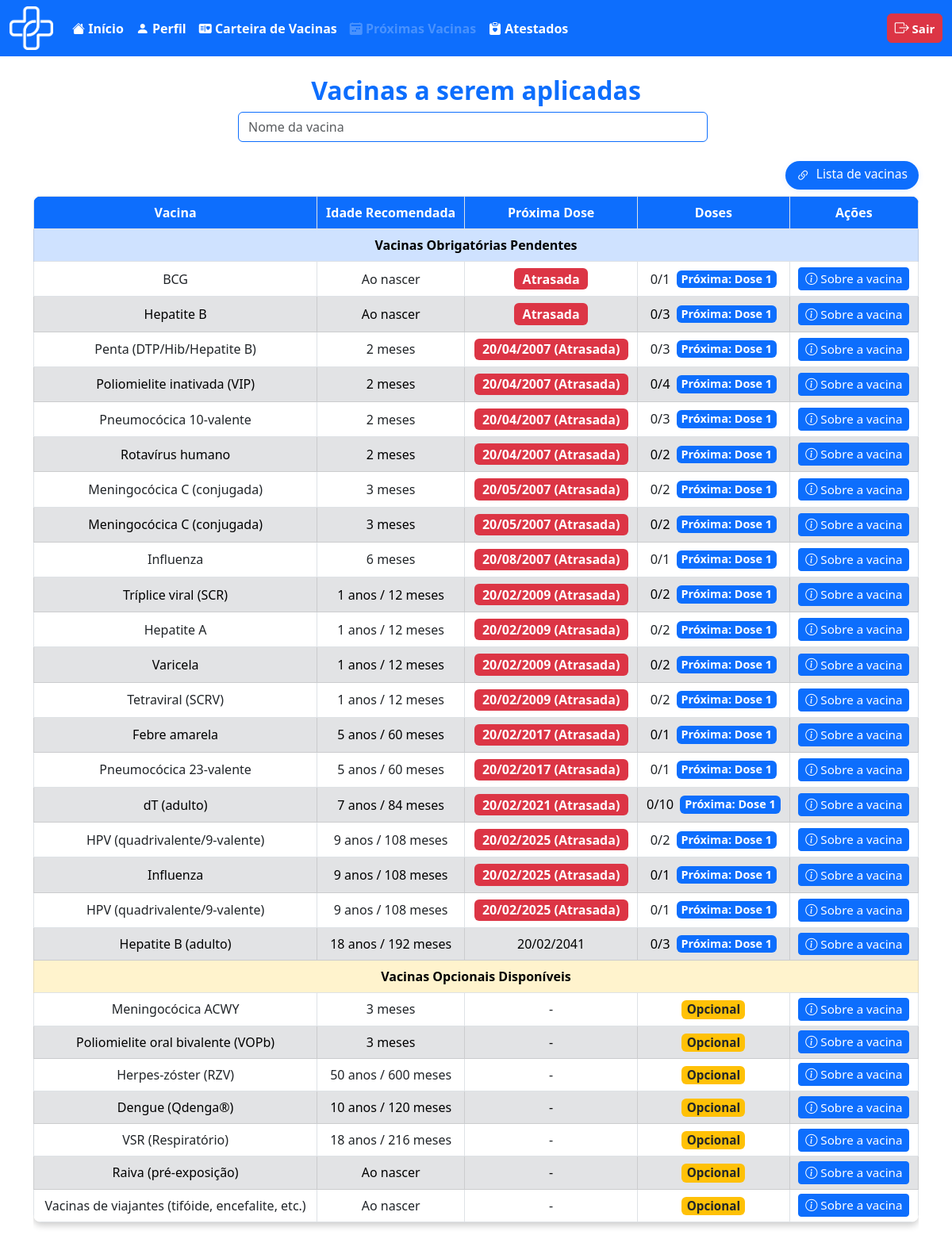
Page /usuario/proxima_vac.php (signed in) on the committed database.
### tables this page shows
CREATE TABLE `vacina` (
  `id_vaci` int(11) NOT NULL,
  `nome_vaci` varchar(100) NOT NULL,
  `fabri_vaci` varchar(100) NOT NULL,
  `lote_vaci` varchar(50) NOT NULL,
  `via_adimicao` varchar(50) NOT NULL,
  `n_dose` int(1) NOT NULL,
  `intervalo_dose` int(11) NOT NULL,
  `idade_meses_reco` smallint(6) DEFAULT NULL,
  `idade_anos_reco` smallint(6) DEFAULT NULL,
  `estoque` int(11) NOT NULL,
  `id_calendario` int(11) DEFAULT NULL
);

CREATE TABLE `calendario_vacinal` (
  `id_calendario` int(11) NOT NULL,
  `nome_vacina` varchar(100) NOT NULL,
  `doses_obrigatorias` varchar(255) NOT NULL,
  `doses_recomendadas` varchar(255) DEFAULT NULL,
  `sus` tinyint(1) NOT NULL DEFAULT 0,
  `grupo_indicado` varchar(100) DEFAULT 'Geral'
);

### usuario/proxima_vac.php (the view, shortened to what this page needs)
<?php
require_once '../outros/db_connect.php';
function calcular_proxima_dose($vacina, $aplicada, $idade_meses_usuario, $data_nascimento) {
    $doses_tomadas = $aplicada && isset($aplicada['doses_tomadas']) ? intval($aplicada['doses_tomadas']) : 0;
    $idade_anos_reco = isset($vacina['idade_anos_reco']) ? intval($vacina['idade_anos_reco']) : 0;
    $idade_meses_reco = isset($vacina['idade_meses_reco']) ? intval($vacina['idade_meses_reco']) : 0;
    $idade_recomendada_meses = $idade_anos_reco * 12 + $idade_meses_reco;
    $calcularData = function($data_nascimento, $anos, $meses) {
        $dt = new DateTime($data_nascimento);
        if ($anos > 0) $dt->add(new DateInterval('P' . $anos . 'Y'));
        if ($meses > 0) $dt->add(new DateInterval('P' . $meses . 'M'));
        return $dt->format('d/m/Y');
    };
    if ($doses_tomadas == 0) {
        if ($idade_anos_reco === 0 && $idade_meses_reco === 0) {
            if ($idade_meses_usuario > 0) {
                return ['Atrasada', true];
            }
            return ['Ao nascer', false];
        }
        if ($idade_meses_usuario >= $idade_recomendada_meses) {
            $data_prevista = $calcularData($data_nascimento, $idade_anos_reco, $idade_meses_reco);
            return [$data_prevista . ' (Atrasada)', true];
        } else {
            $data_prevista = $calcularData($data_nascimento, $idade_anos_reco, $idade_meses_reco);
            return [$data_prevista, false];
        }
    }
}
$user_id = $_SESSION['id_usuario'];
$query_user = "SELECT naci_usuario, genero_usuario FROM usuario WHERE id_usuario = ?";
$stmt_user = $conn->prepare($query_user);
$stmt_user->bind_param("i", $user_id);
$stmt_user->execute();
$result_user = $stmt_user->get_result();
$user_data = $result_user->fetch_assoc();
$vacinas_obrigatorias_pendentes = [];
$vacinas_opcionais_nao_tomadas = [];
if ($user_data) {
    $data_nascimento = $user_data['naci_usuario'];
    $genero_usuario = $user_data['genero_usuario'];
    $dt_nasc = new DateTime($data_nascimento);
    $dt_hoje = new DateTime();
    $idade_meses_usuario = $dt_hoje->diff($dt_nasc)->y * 12 + $dt_hoje->diff($dt_nasc)->m;
    $sql_vacinas = "SELECT v.*, c.sus, c.nome_vacina, c.doses_obrigatorias, c.doses_recomendadas
                    FROM vacina v
                    LEFT JOIN calendario_vacinal c ON v.id_calendario = c.id_calendario";
    $result_vacinas = $conn->query($sql_vacinas);
    $vacinas_fisicas = [];
    while ($row = $result_vacinas->fetch_assoc()) {
        $vacinas_fisicas[$row['id_vaci']] = $row;
    }
    $vacinas_aplicadas = [];
    $pesquisa = '';
    foreach ($vacinas_fisicas as $id_vaci => $vacina) {
        if ($vacina['sus'] != 1) continue;
        $n_obrig = isset($vacina['n_dose']) ? intval($vacina['n_dose']) : 0;
        if (stripos($vacina['nome_vacina'], 'gestante') !== false && $genero_usuario !== 'F') continue;
        $doses_tomadas = isset($vacinas_aplicadas[$id_vaci]) ? $vacinas_aplicadas[$id_vaci]['doses_tomadas'] : 0;
        if ($doses_tomadas < $n_obrig) {
            if ($pesquisa === '' || stripos($vacina['nome_vacina'], $pesquisa) !== false) {
                $vacina['doses_tomadas'] = $doses_tomadas;
                $vacina['n_obrig'] = $n_obrig;
                $vacinas_obrigatorias_pendentes[] = $vacina;
            }
        }
    }
    foreach ($vacinas_fisicas as $id_vaci => $vacina) {
        if ($vacina['sus'] != 0) continue;
        if (empty($vacinas_aplicadas[$id_vaci])) {
            if ($pesquisa === '' || stripos($vacina['nome_vacina'], $pesquisa) !== false) {
                $vacinas_opcionais_nao_tomadas[] = $vacina;
            }
        }
    }
}
    ?>
<!DOCTYPE html>
<html lang="pt-BR">
<head>
    <link href="https://cdn.jsdelivr.net/npm/bootstrap@5.3.0/dist/css/bootstrap.min.css" rel="stylesheet">
    <link href="https://cdn.jsdelivr.net/npm/bootstrap-icons/font/bootstrap-icons.css" rel="stylesheet">
</head>
<body>
    <nav class="navbar navbar-expand-lg bg-primary" data-bs-theme="dark">
        <div class="container-fluid">
            <div class="d-flex align-items-center">
                <img src="../img/logo_vetor.png" alt="Logo DigitalVac" width="55" height="55" class="me-3">
            </div>
            <div class="collapse navbar-collapse" id="navbarNavAltMarkup">
                <div class="navbar-nav">
                    <a class="nav-link active fs-6 fw-bold" href="telainicioU.php">
                        <i class="bi bi-house-fill"></i> Início
                    </a>
                    <a class="nav-link active fs-6 fw-bold" href="perfilU.php">
                        <i class="bi bi-person-fill"></i> Perfil
                    </a>
                    <a class="nav-link active fs-6 fw-bold" href="carteira_vac.php">
                        <i class="bi bi-postcard-heart-fill"></i> Carteira de Vacinas
                    </a>
                    <a class="nav-link disabled fs-6 fw-bold" aria-disabled="true" href="proxima_vac.php">
                        <i class="bi bi-calendar2-week-fill"></i> Próximas Vacinas
                    </a>
                    <a class="nav-link active fs-6 fw-bold" href="atestado_medico.php">
                        <i class="bi bi-clipboard-heart-fill"></i> Atestados
                    </a>
                </div>
                <ul class="navbar-nav ms-auto">
                    <li class="nav-item">
                        <a class="btn btn-danger fw-bold px-2 py-1" style="font-size: 15px; min-width: 70px;"
                            href="../outros/sair.php">
                            <i class="bi bi-box-arrow-right" style="font-size: 18px;"></i> Sair
                        </a>
                    </li>
                </ul>
            </div>
        </div>
    </nav>
    <div class="container mt-4">
        <h2 class="text-center text-primary fw-bold">Vacinas a serem aplicadas</h2>
        <div class="w-100 d-flex justify-content-center">
            <form class="d-flex position-relative" role="search" id="form-pesquisa-proxima-vacina"
                style="max-width:600px; width:100%;">
                <input class="form-control me-2 border border-primary" type="search" placeholder="Nome da vacina"
                    aria-label="Pesquisar" id="pesquisa-proxima-vacina" autocomplete="off" maxlength="50"
                    pattern="[A-Za-zÀ-ÿ\s]+">
            </form>
        </div>
        <br>
        <div class="d-flex justify-content-end align-items-center mb-2" style="width:100%;">
            <a href="https://www.gov.br/saude/pt-br/vacinacao/calendario" target="_blank" class="custom-vac-link">
                <i class="bi bi-link-45deg me-1"></i> Lista de vacinas
            </a>
        </div>
        <div class="table-responsive d-flex justify-content-center" id="tabela-proxima-vacina">
            <div style="width: 100%;">
                <table class="table table-bordered text-center w-100 mx-auto">
                    <thead>
                        <tr>
                            <th>Vacina</th>
                            <th>Idade Recomendada</th>
                            <th>Próxima Dose</th>
                            <th>Doses</th>
                            <th>Ações</th>
                        </tr>
                    </thead>
                    <tbody>
                        <tr>
                            <th colspan="5" class="table-primary text-center">Vacinas Obrigatórias Pendentes</th>
                        </tr>
                        <?php if (!empty($vacinas_obrigatorias_pendentes)): ?>
                            <?php
                            usort($vacinas_obrigatorias_pendentes, function($a, $b) use ($vacinas_aplicadas, $idade_meses_usuario, $data_nascimento) {
                                $aplicadaA = isset($vacinas_aplicadas[$a['id_vaci']]) ? $vacinas_aplicadas[$a['id_vaci']] : null;
                                $aplicadaB = isset($vacinas_aplicadas[$b['id_vaci']]) ? $vacinas_aplicadas[$b['id_vaci']] : null;
                                list($dataA, ) = calcular_proxima_dose($a, $aplicadaA, $idade_meses_usuario, $data_nascimento);
                                list($dataB, ) = calcular_proxima_dose($b, $aplicadaB, $idade_meses_usuario, $data_nascimento);
                                $dataA = preg_replace('/ \(Atrasada\)$/', '', $dataA);
                                $dataB = preg_replace('/ \(Atrasada\)$/', '', $dataB);
                                if ($dataA === 'Ao nascer') return -1;
                                if ($dataB === 'Ao nascer') return 1;
                                if ($dataA === '-') return 1;
                                if ($dataB === '-') return -1;
                                $tsA = strtotime(str_replace('/', '-', $dataA));
                                $tsB = strtotime(str_replace('/', '-', $dataB));
                                return $tsA <=> $tsB;
                            });
                            $rowIndex = 0;
                            foreach ($vacinas_obrigatorias_pendentes as $vacina):
                                $rowClass = ($rowIndex === 0) ? 'bg-white' : (($rowIndex % 2 === 1) ? 'table-secondary' : 'bg-white');
                                $proxima_dose = $vacina['doses_tomadas'] + 1;
                                $aplicada = isset($vacinas_aplicadas[$vacina['id_vaci']]) ? $vacinas_aplicadas[$vacina['id_vaci']] : null;
                                list($proxima_dose_valor, $atrasada) = calcular_proxima_dose($vacina, $aplicada, $idade_meses_usuario, $data_nascimento);
                                ?>
                                <tr class="<?php echo $rowClass; ?>" style="height:38px;">
                                    <td style="vertical-align:middle;"><?= htmlspecialchars($vacina['nome_vacina']) ?></td>
                                    <td style="vertical-align:middle; text-align:center;">
                                        <?php
                                            $idade_meses = isset($vacina['idade_meses_reco']) ? intval($vacina['idade_meses_reco']) : 0;
                                            $idade_anos = isset($vacina['idade_anos_reco']) ? intval($vacina['idade_anos_reco']) : 0;
                                            $partes = [];
                                            if ($idade_anos > 0) $partes[] = $idade_anos . " anos";
                                            if ($idade_meses > 0) $partes[] = $idade_meses . " meses";
                                            if (empty($partes)) $partes[] = "Ao nascer";
                                            echo htmlspecialchars(implode(" / ", $partes));
                                        ?>
                                    </td>
                                    <td style="vertical-align:middle; text-align:center;">
                                        <?php if ($atrasada): ?>
                                            <span class="badge bg-danger" style="font-size:1em;">
                                                <?= htmlspecialchars($proxima_dose_valor) ?>
                                            </span>
                                        <?php else: ?>
                                            <?= htmlspecialchars($proxima_dose_valor) ?>
                                        <?php endif; ?>
                                    </td>
                                    <td style="vertical-align:middle; text-align:center;">
                                        <div
                                            style="display:flex; flex-direction:row; align-items:center; justify-content:center; gap:8px; height:100%;">
                                            <span
                                                style="font-size:1.02em;"><?= $vacina['doses_tomadas'] . "/" . $vacina['n_obrig'] ?></span>
                                            <span class="badge bg-primary"
                                                style="font-size:0.90em; min-width:80px; padding:4px 6px;">
                                                Próxima: Dose <?= $proxima_dose ?>
                                            </span>
                                        </div>
                                    </td>
                                    <td style="vertical-align:middle; text-align:center; padding-top:4px; padding-bottom:4px;">
                                        <a href="ver_vacinaU.php?id_vaci=<?= urlencode($vacina['id_vaci']) ?>"
                                            class="btn btn-primary btn-sm" style="padding:2px 8px; font-size:0.95em;">
                                            <i class="bi bi-info-circle"></i> Sobre a vacina
                                        </a>
                                    </td>
                                </tr>
                                <?php $rowIndex++; endforeach; ?>
                        <?php endif; ?>
                        <tr>
                            <th colspan="5" class="table-warning text-center">Vacinas Opcionais Disponíveis</th>
                        </tr>
                        <?php if (!empty($vacinas_opcionais_nao_tomadas)): ?>
                            <?php
                            $rowIndex = 0;
                            foreach ($vacinas_opcionais_nao_tomadas as $vacina):
                                $rowClass = ($rowIndex === 0) ? 'bg-white' : (($rowIndex % 2 === 1) ? 'table-secondary' : 'bg-white');
                                ?>
                                <tr class="<?php echo $rowClass; ?>" style="height:38px;">
                                    <td style="vertical-align:middle;"><?= htmlspecialchars($vacina['nome_vacina']) ?></td>
                                    <td style="vertical-align:middle; text-align:center;">
                                        <?php
                                            $idade_meses = isset($vacina['idade_meses_reco']) ? intval($vacina['idade_meses_reco']) : 0;
                                            $idade_anos = isset($vacina['idade_anos_reco']) ? intval($vacina['idade_anos_reco']) : 0;
                                            $partes = [];
                                            if ($idade_anos > 0) $partes[] = $idade_anos . " anos";
                                            if ($idade_meses > 0) $partes[] = $idade_meses . " meses";
                                            if (empty($partes)) $partes[] = "Ao nascer";
                                            echo htmlspecialchars(implode(" / ", $partes));
                                        ?>
                                    </td>
                                    <td style="vertical-align:middle; text-align:center;">-</td>
                                    <td style="vertical-align:middle; text-align:center;">
                                        <span class="badge bg-warning text-dark" style="font-size:0.95em; min-width:80px; padding:4px 6px;">
                                            Opcional
                                        </span>
                                    </td>
                                    <td style="vertical-align:middle; text-align:center; padding-top:4px; padding-bottom:4px;">
                                        <a href="ver_vacinaU.php?id_vaci=<?= urlencode($vacina['id_vaci']) ?>"
                                            class="btn btn-primary btn-sm" style="padding:2px 8px; font-size:0.95em;">
                                            <i class="bi bi-info-circle"></i> Sobre a vacina
                                        </a>
                                    </td>
                                </tr>
                                <?php $rowIndex++; endforeach; ?>
                        <?php endif; ?>
                    </tbody>
                </table>
            </div>
        </div>
    </div>
</body>
</html>

### rows in the picture
vacina: id_calendario.nome_vacina "BCG", partes "Ao nascer", proxima_dose_valor "Atrasada", doses_tomadas "0", n_obrig "1", proxima_dose "1"
vacina: id_calendario.nome_vacina "Hepatite B", partes "Ao nascer", proxima_dose_valor "Atrasada", doses_tomadas "0", n_dose "3", proxima_dose "1"
vacina: id_calendario.nome_vacina "Penta (DTP/Hib/Hepatite B)", partes "2 meses", proxima_dose_valor "20/04/2007 (Atrasada)", idade_anos_reco "0", n_dose "3", idade_anos_reco "1"
vacina: id_calendario.nome_vacina "Poliomielite inativada (VIP)", partes "2 meses", proxima_dose_valor "20/04/2007 (Atrasada)", idade_anos_reco "0", n_dose "4", idade_anos_reco "1"
vacina: id_calendario.nome_vacina "Pneumocócica 10-valente", partes "2 meses", proxima_dose_valor "20/04/2007 (Atrasada)", idade_anos_reco "0", n_dose "3", idade_anos_reco "1"
vacina: id_calendario.nome_vacina "Rotavírus humano", partes "2 meses", proxima_dose_valor "20/04/2007 (Atrasada)", idade_anos_reco "0", n_dose "2", idade_anos_reco "1"
vacina: id_calendario.nome_vacina "Meningocócica C (conjugada)", partes "3 meses", proxima_dose_valor "20/05/2007 (Atrasada)", idade_anos_reco "0", n_dose "2", idade_anos_reco "1"
vacina: id_calendario.nome_vacina "Meningocócica C (conjugada)", partes "3 meses", proxima_dose_valor "20/05/2007 (Atrasada)", idade_anos_reco "0", n_dose "2", idade_anos_reco "1"
vacina: id_calendario.nome_vacina "Influenza", partes "6 meses", proxima_dose_valor "20/08/2007 (Atrasada)", idade_anos_reco "0", n_dose "1", idade_anos_reco "1"
vacina: id_calendario.nome_vacina "Tríplice viral (SCR)", partes "1 anos / 12 meses", proxima_dose_valor "20/02/2009 (Atrasada)", doses_tomadas "0", n_dose "2", proxima_dose "1"
vacina: id_calendario.nome_vacina "Hepatite A", partes "1 anos / 12 meses", proxima_dose_valor "20/02/2009 (Atrasada)", doses_tomadas "0", n_dose "2", proxima_dose "1"
vacina: id_calendario.nome_vacina "Varicela", partes "1 anos / 12 meses", proxima_dose_valor "20/02/2009 (Atrasada)", doses_tomadas "0", n_dose "2", proxima_dose "1"
vacina: id_calendario.nome_vacina "Tetraviral (SCRV)", partes "1 anos / 12 meses", proxima_dose_valor "20/02/2009 (Atrasada)", doses_tomadas "0", n_dose "2", proxima_dose "1"
vacina: id_calendario.nome_vacina "Febre amarela", partes "5 anos / 60 meses", proxima_dose_valor "20/02/2017 (Atrasada)", intervalo_dose "0", n_dose "1", intervalo_dose "1"
vacina: id_calendario.nome_vacina "Pneumocócica 23-valente", partes "5 anos / 60 meses", proxima_dose_valor "20/02/2017 (Atrasada)", intervalo_dose "0", n_dose "1", intervalo_dose "1"
vacina: id_calendario.nome_vacina "dT (adulto)", partes "7 anos / 84 meses", proxima_dose_valor "20/02/2021 (Atrasada)", doses_tomadas "0", n_dose "10", proxima_dose "1"
vacina: id_calendario.nome_vacina "HPV (quadrivalente/9-valente)", partes "9 anos / 108 meses", proxima_dose_valor "20/02/2025 (Atrasada)", doses_tomadas "0", n_dose "2", proxima_dose "1"
vacina: id_calendario.nome_vacina "Influenza", partes "9 anos / 108 meses", proxima_dose_valor "20/02/2025 (Atrasada)", intervalo_dose "0", n_dose "1", intervalo_dose "1"
vacina: id_calendario.nome_vacina "HPV (quadrivalente/9-valente)", partes "9 anos / 108 meses", proxima_dose_valor "20/02/2025 (Atrasada)", intervalo_dose "0", n_dose "1", intervalo_dose "1"
vacina: id_calendario.nome_vacina "Hepatite B (adulto)", partes "18 anos / 192 meses", proxima_dose_valor "20/02/2041", doses_tomadas "0", n_dose "3", proxima_dose "1"
vacina: id_calendario.nome_vacina "Meningocócica ACWY", partes "3 meses"
vacina: id_calendario.nome_vacina "Poliomielite oral bivalente (VOPb)", partes "3 meses"
vacina: id_calendario.nome_vacina "Herpes-zóster (RZV)", partes "50 anos / 600 meses"
vacina: id_calendario.nome_vacina "Dengue (Qdenga®)", partes "10 anos / 120 meses"
vacina: id_calendario.nome_vacina "VSR (Respiratório)", partes "18 anos / 216 meses"
vacina: id_calendario.nome_vacina "Raiva (pré-exposição)", partes "Ao nascer"
vacina: id_calendario.nome_vacina "Vacinas de viajantes (tifóide, encefalite, etc.)", partes "Ao nascer"
